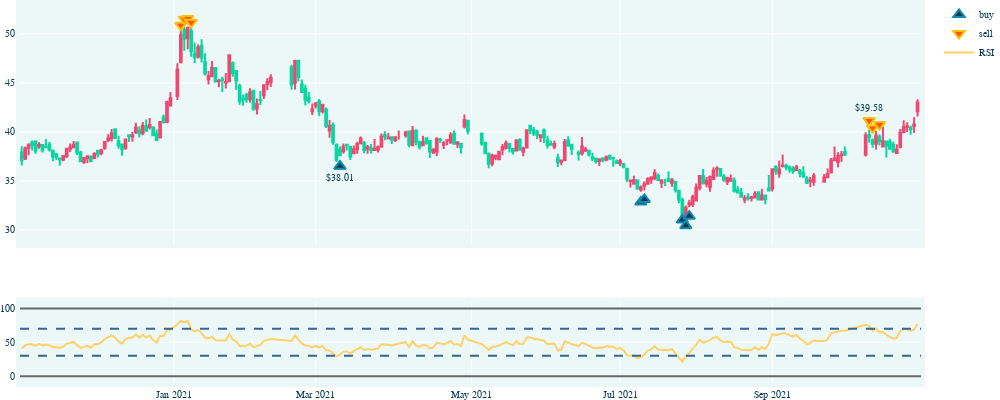

The cell this chart's notebook holds for it:
### Code cell
# Import necessary libraries
from plotly.subplots import make_subplots
import plotly.graph_objects as go

# Create Figure
fig = make_subplots(rows=2, cols=1, shared_xaxes=True, row_width=[0.25, 0.75])
# Inspect Result
# print(fig)

# Create Candlestick chart for price data
fig.add_trace(go.Candlestick(
    x=test_data.index,
    open=test_data['open'],
    high=test_data['high'],
    low=test_data['low'],
    close=test_data['close'],
    increasing_line_color='#ef476f',
    decreasing_line_color='#06d6a0',
    showlegend=False
), row=1, col=1)


# plot buying signal
buying_txt = trading_results[(trading_results.signal == 1) & (trading_results.transaction_cost>0)]
buying_signal = trading_results[(trading_results.signal == 1)]

fig.append_trace(
    go.Scatter(
        x=buying_signal.date,
        y=buying_signal.transaction_price*0.96,
        marker = dict(
            color='#073b4c',
            size=10,
            line=dict(
                color='#118ab2',
                width=2
            ),
            symbol='triangle-up'
            
        ),
#         mode = "markers+text",
        mode = "markers",
        name = "buy",
        text = buying_txt.transaction_price,
        textposition="bottom center",
        texttemplate='%{text:$.2f}',
        
    ), row=1, col=1
)

fig.append_trace(
    go.Scatter(
        x=buying_txt.date,
        y=buying_txt.transaction_price*0.96,
        marker = dict(
            color='#073b4c',
            size=10,
            line=dict(
                color='#118ab2',
                width=2
            ),
            symbol='triangle-up'
            
        ),
        mode = "markers+text",
#         name = "buy",
        text = buying_txt.transaction_price,
        textposition="bottom center",
        texttemplate='%{text:$.2f}',
        showlegend=False,
    ), row=1, col=1
)


# plot selling signal
# sell_signal = trading_results[(trading_results.signal == -1) & (trading_results.transaction_cost>0)]
sell_signal = trading_results[(trading_results.signal == -1)]
sell_txt = trading_results[(trading_results.signal == -1) & (trading_results.transaction_cost>0)]

fig.append_trace(
    go.Scatter(
        x=sell_signal.date,
        y=sell_signal.transaction_price*1.04,
        marker = dict(
            color='#fb5607',
            size=10,
            line=dict(
                color='#ffbe0b',
                width=2
            ),
            symbol='triangle-down'
            
        ),
#         mode = "markers+text",
        mode = "markers",
        name = "sell",
        text = sell_txt.transaction_price,
        textposition="top center",
        texttemplate='%{text:$.2f}',
#         textsize = 1
    ), row=1, col=1
)

fig.append_trace(
    go.Scatter(
        x=sell_txt.date,
        y=sell_txt.transaction_price*1.04,
        marker = dict(
            color='#fb5607',
            size=10,
            line=dict(
                color='#ffbe0b',
                width=2
            ),
            symbol='triangle-down'
            
        ),
        mode = "markers+text",
        name = "sell",
        text = sell_txt.transaction_price,
        textposition="top center",
        texttemplate='%{text:$.2f}',
        showlegend=False,
    ), row=1, col=1
)



# Make RSI Plot
fig.add_trace(go.Scatter(
    x=test_data.index,
    y=test_data['rsi_14'],
    line=dict(color='#ffd166', width=2),
#     showlegend=False,
    name="RSI"
), row=2, col=1
)

# Add upper/lower bounds
fig.update_yaxes(range=[-10, 110], row=2, col=1)
fig.add_hline(y=0, col=1, row=2, line_color="#666", line_width=2)
fig.add_hline(y=100, col=1, row=2, line_color="#666", line_width=2)

# Add overbought/oversold
fig.add_hline(y=30, col=1, row=2, line_color='#336699', line_width=2, line_dash='dash')
fig.add_hline(y=70, col=1, row=2, line_color='#336699', line_width=2, line_dash='dash')

# Customize font, colors, hide range slider
# make the figure prettier
layout = go.Layout(
    plot_bgcolor='#ecf8f8',
    font_family='Monospace',
    font_color='#073b4c',
    font_size=10,
    xaxis=dict(
        rangeslider=dict(visible=False)
    ),
    autosize=False,
    width=1000,
    height=400,
    margin=dict(
        l=0,
        r=0,
        b=0,
        t=0,
        pad=4
    )
)

fig.update_xaxes(
    rangebreaks=[
        dict(bounds=['sat', 'mon'])
    ]
)
# update and display
fig.update_layout(layout)
fig.show()

### Figure 1 — Plotly figure (JSON) as saved in the notebook; plotly's stock layout.template omitted (floating-point values rounded to 4 significant figures; data arrays with more than 128 entries replaced by an {"elided": "..."} marker saying what was removed)
{"data": [{"close": {"elided": "242 float values"}, "decreasing": {"line": {"color": "#06d6a0"}}, "high": {"elided": "242 float values"}, "increasing": {"line": {"color": "#ef476f"}}, "low": {"elided": "242 float values"}, "open": {"elided": "242 float values"}, "showlegend": false, "type": "candlestick", "x": {"elided": "242 str values"}, "xaxis": "x", "yaxis": "y"}, {"marker": {"color": "#073b4c", "line": {"color": "#118ab2", "width": 2}, "size": 10, "symbol": "triangle-up"}, "mode": "markers", "name": "buy", "text": [38.01], "textposition": "bottom center", "texttemplate": "%{text:$.2f}", "type": "scatter", "x": ["2021-03-10T00:00:00", "2021-07-09T00:00:00", "2021-07-12T00:00:00", "2021-07-27T00:00:00", "2021-07-28T00:00:00", "2021-07-29T00:00:00"], "xaxis": "x", "y": [36.49, 32.84, 33.11, 31.01, 30.42, 31.39], "yaxis": "y"}, {"marker": {"color": "#073b4c", "line": {"color": "#118ab2", "width": 2}, "size": 10, "symbol": "triangle-up"}, "mode": "markers+text", "showlegend": false, "text": [38.01], "textposition": "bottom center", "texttemplate": "%{text:$.2f}", "type": "scatter", "x": ["2021-03-10T00:00:00"], "xaxis": "x", "y": [36.49], "yaxis": "y"}, {"marker": {"color": "#fb5607", "line": {"color": "#ffbe0b", "width": 2}, "size": 10, "symbol": "triangle-down"}, "mode": "markers", "name": "sell", "text": [39.58], "textposition": "top center", "texttemplate": "%{text:$.2f}", "type": "scatter", "x": ["2021-01-05T00:00:00", "2021-01-06T00:00:00", "2021-01-07T00:00:00", "2021-01-08T00:00:00", "2021-10-11T00:00:00", "2021-10-12T00:00:00", "2021-10-14T00:00:00"], "xaxis": "x", "y": [50.89, 51.5, 51.58, 51.19, 41.16, 40.41, 40.75], "yaxis": "y"}, {"marker": {"color": "#fb5607", "line": {"color": "#ffbe0b", "width": 2}, "size": 10, "symbol": "triangle-down"}, "mode": "markers+text", "name": "sell", "showlegend": false, "text": [39.58], "textposition": "top center", "texttemplate": "%{text:$.2f}", "type": "scatter", "x": ["2021-10-11T00:00:00"], "xaxis": "x", "y": [41.16], "yaxis": "y"}, {"line": {"color": "#ffd166", "width": 2}, "name": "RSI", "type": "scatter", "x": {"elided": "242 str values"}, "xaxis": "x2", "y": {"elided": "242 float values"}, "yaxis": "y2"}], "layout": {"autosize": false, "font": {"color": "#073b4c", "family": "Monospace", "size": 10}, "height": 400, "margin": {"b": 0, "l": 0, "pad": 4, "r": 0, "t": 0}, "plot_bgcolor": "#ecf8f8", "shapes": [{"line": {"color": "#666", "width": 2}, "type": "line", "x0": 0, "x1": 1, "xref": "x2 domain", "y0": 0, "y1": 0, "yref": "y2"}, {"line": {"color": "#666", "width": 2}, "type": "line", "x0": 0, "x1": 1, "xref": "x2 domain", "y0": 100, "y1": 100, "yref": "y2"}, {"line": {"color": "#336699", "dash": "dash", "width": 2}, "type": "line", "x0": 0, "x1": 1, "xref": "x2 domain", "y0": 30, "y1": 30, "yref": "y2"}, {"line": {"color": "#336699", "dash": "dash", "width": 2}, "type": "line", "x0": 0, "x1": 1, "xref": "x2 domain", "y0": 70, "y1": 70, "yref": "y2"}], "width": 1000, "xaxis": {"anchor": "y", "domain": [0, 1], "matches": "x2", "rangebreaks": [{"bounds": ["sat", "mon"]}], "rangeslider": {"visible": false}, "showticklabels": false}, "xaxis2": {"anchor": "y2", "domain": [0, 1], "rangebreaks": [{"bounds": ["sat", "mon"]}]}, "yaxis": {"anchor": "x", "domain": [0.3625, 1]}, "yaxis2": {"anchor": "x2", "domain": [0, 0.2125], "range": [-10, 110]}}}
